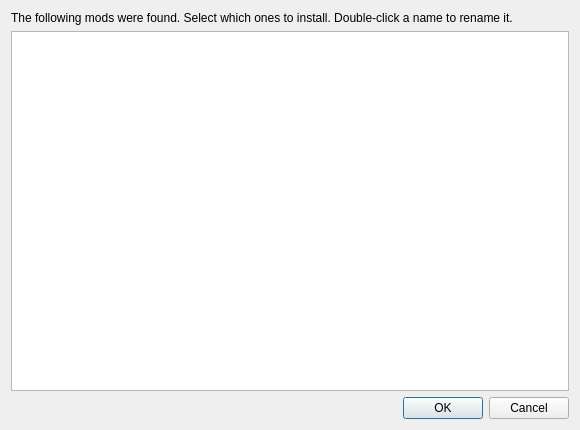
<?xml version="1.0" encoding="UTF-8"?>
<ui version="4.0">
 <class>ModSelectDialog</class>
 <widget class="QDialog" name="ModSelectDialog">
  <property name="geometry">
   <rect>
    <x>0</x>
    <y>0</y>
    <width>580</width>
    <height>430</height>
   </rect>
  </property>
  <property name="windowTitle">
   <string>Import Mods</string>
  </property>
  <layout class="QVBoxLayout" name="verticalLayout">
   <item>
    <widget class="QLabel" name="label">
     <property name="text">
      <string>The following mods were found. Select which ones to install. Double-click a name to rename it.</string>
     </property>
     <property name="wordWrap">
      <bool>true</bool>
     </property>
    </widget>
   </item>
   <item>
    <widget class="QTreeView" name="treeView">
     <property name="contextMenuPolicy">
      <enum>Qt::ContextMenuPolicy::NoContextMenu</enum>
     </property>
     <property name="editTriggers">
      <set>QAbstractItemView::EditTrigger::DoubleClicked|QAbstractItemView::EditTrigger::EditKeyPressed</set>
     </property>
     <property name="alternatingRowColors">
      <bool>true</bool>
     </property>
     <property name="verticalScrollMode">
      <enum>QAbstractItemView::ScrollMode::ScrollPerPixel</enum>
     </property>
     <property name="uniformRowHeights">
      <bool>true</bool>
     </property>
     <property name="sortingEnabled">
      <bool>true</bool>
     </property>
     <property name="headerHidden">
      <bool>true</bool>
     </property>
    </widget>
   </item>
   <item>
    <widget class="QDialogButtonBox" name="buttonBox">
     <property name="orientation">
      <enum>Qt::Orientation::Horizontal</enum>
     </property>
     <property name="standardButtons">
      <set>QDialogButtonBox::StandardButton::Cancel|QDialogButtonBox::StandardButton::Ok</set>
     </property>
    </widget>
   </item>
  </layout>
 </widget>
 <resources/>
 <connections>
  <connection>
   <sender>buttonBox</sender>
   <signal>accepted()</signal>
   <receiver>ModSelectDialog</receiver>
   <slot>accept()</slot>
   <hints>
    <hint type="sourcelabel">
     <x>248</x>
     <y>254</y>
    </hint>
    <hint type="destinationlabel">
     <x>157</x>
     <y>274</y>
    </hint>
   </hints>
  </connection>
  <connection>
   <sender>buttonBox</sender>
   <signal>rejected()</signal>
   <receiver>ModSelectDialog</receiver>
   <slot>reject()</slot>
   <hints>
    <hint type="sourcelabel">
     <x>316</x>
     <y>260</y>
    </hint>
    <hint type="destinationlabel">
     <x>286</x>
     <y>274</y>
    </hint>
   </hints>
  </connection>
 </connections>
</ui>
